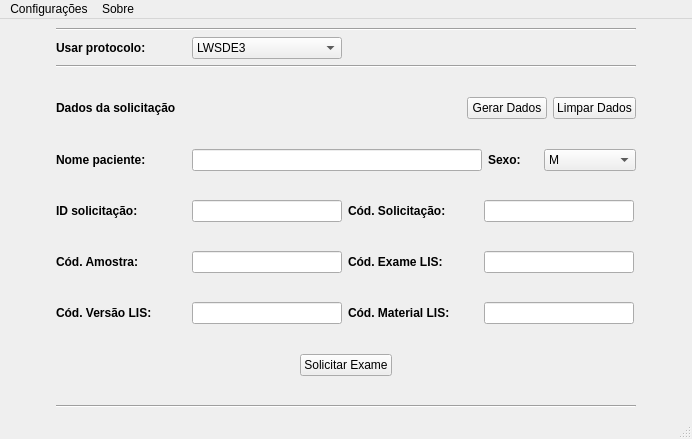
<?xml version="1.0" encoding="UTF-8"?>
<ui version="4.0">
 <class>MainWindow</class>
 <widget class="QMainWindow" name="MainWindow">
  <property name="windowModality">
   <enum>Qt::NonModal</enum>
  </property>
  <property name="enabled">
   <bool>true</bool>
  </property>
  <property name="geometry">
   <rect>
    <x>0</x>
    <y>0</y>
    <width>692</width>
    <height>439</height>
   </rect>
  </property>
  <property name="sizePolicy">
   <sizepolicy hsizetype="Fixed" vsizetype="Fixed">
    <horstretch>0</horstretch>
    <verstretch>0</verstretch>
   </sizepolicy>
  </property>
  <property name="maximumSize">
   <size>
    <width>800</width>
    <height>800</height>
   </size>
  </property>
  <property name="baseSize">
   <size>
    <width>0</width>
    <height>0</height>
   </size>
  </property>
  <property name="contextMenuPolicy">
   <enum>Qt::NoContextMenu</enum>
  </property>
  <property name="windowTitle">
   <string>SimuLIS</string>
  </property>
  <property name="windowIcon">
   <iconset resource="../resources.qrc">
    <normaloff>:/img/icon.png</normaloff>:/img/icon.png</iconset>
  </property>
  <property name="autoFillBackground">
   <bool>true</bool>
  </property>
  <property name="windowFilePath">
   <string/>
  </property>
  <property name="animated">
   <bool>true</bool>
  </property>
  <property name="unifiedTitleAndToolBarOnMac">
   <bool>false</bool>
  </property>
  <widget class="QWidget" name="centralwidget">
   <layout class="QGridLayout" name="gridLayout">
    <item row="0" column="0">
     <spacer name="horizontalSpacer_6">
      <property name="orientation">
       <enum>Qt::Horizontal</enum>
      </property>
      <property name="sizeHint" stdset="0">
       <size>
        <width>40</width>
        <height>20</height>
       </size>
      </property>
     </spacer>
    </item>
    <item row="0" column="1">
     <layout class="QVBoxLayout" name="verticalLayout">
      <item>
       <widget class="Line" name="line_2">
        <property name="orientation">
         <enum>Qt::Horizontal</enum>
        </property>
       </widget>
      </item>
      <item>
       <layout class="QHBoxLayout" name="horizontalLayout_7">
        <item>
         <widget class="QLabel" name="labelProtocolo">
          <property name="minimumSize">
           <size>
            <width>130</width>
            <height>0</height>
           </size>
          </property>
          <property name="maximumSize">
           <size>
            <width>130</width>
            <height>16777215</height>
           </size>
          </property>
          <property name="text">
           <string>&lt;html&gt;&lt;head/&gt;&lt;body&gt;&lt;p&gt;&lt;span style=&quot; font-weight:600;&quot;&gt;Usar protocolo:    &lt;/span&gt;&lt;/p&gt;&lt;/body&gt;&lt;/html&gt;</string>
          </property>
         </widget>
        </item>
        <item>
         <widget class="QComboBox" name="comboBoxProtocolo">
          <property name="minimumSize">
           <size>
            <width>150</width>
            <height>0</height>
           </size>
          </property>
          <property name="maximumSize">
           <size>
            <width>150</width>
            <height>16777215</height>
           </size>
          </property>
          <item>
           <property name="text">
            <string>LWSDE3</string>
           </property>
          </item>
          <item>
           <property name="text">
            <string>LWSDE2</string>
           </property>
          </item>
         </widget>
        </item>
        <item>
         <spacer name="horizontalSpacer_4">
          <property name="orientation">
           <enum>Qt::Horizontal</enum>
          </property>
          <property name="sizeHint" stdset="0">
           <size>
            <width>40</width>
            <height>20</height>
           </size>
          </property>
         </spacer>
        </item>
       </layout>
      </item>
      <item>
       <widget class="Line" name="line">
        <property name="orientation">
         <enum>Qt::Horizontal</enum>
        </property>
       </widget>
      </item>
      <item>
       <spacer name="verticalSpacer_4">
        <property name="orientation">
         <enum>Qt::Vertical</enum>
        </property>
        <property name="sizeHint" stdset="0">
         <size>
          <width>580</width>
          <height>13</height>
         </size>
        </property>
       </spacer>
      </item>
      <item>
       <layout class="QHBoxLayout" name="horizontalLayout_5">
        <item>
         <widget class="QLabel" name="labelData">
          <property name="text">
           <string>&lt;b&gt;Dados da solicitação&lt;/b&gt;</string>
          </property>
         </widget>
        </item>
        <item>
         <spacer name="horizontalSpacer_3">
          <property name="orientation">
           <enum>Qt::Horizontal</enum>
          </property>
          <property name="sizeHint" stdset="0">
           <size>
            <width>40</width>
            <height>20</height>
           </size>
          </property>
         </spacer>
        </item>
        <item>
         <widget class="QPushButton" name="pushButtonGenerator">
          <property name="text">
           <string>Gerar Dados</string>
          </property>
         </widget>
        </item>
        <item>
         <widget class="QPushButton" name="pushButtonClearData">
          <property name="text">
           <string>Limpar Dados</string>
          </property>
         </widget>
        </item>
       </layout>
      </item>
      <item>
       <spacer name="verticalSpacer_8">
        <property name="orientation">
         <enum>Qt::Vertical</enum>
        </property>
        <property name="sizeHint" stdset="0">
         <size>
          <width>580</width>
          <height>13</height>
         </size>
        </property>
       </spacer>
      </item>
      <item>
       <layout class="QHBoxLayout" name="horizontalLayout">
        <item>
         <widget class="QLabel" name="labelName">
          <property name="minimumSize">
           <size>
            <width>130</width>
            <height>0</height>
           </size>
          </property>
          <property name="maximumSize">
           <size>
            <width>130</width>
            <height>16777215</height>
           </size>
          </property>
          <property name="text">
           <string>&lt;html&gt;&lt;head/&gt;&lt;body&gt;&lt;p&gt;&lt;span style=&quot; font-weight:600;&quot;&gt;Nome paciente:&lt;/span&gt;&lt;/p&gt;&lt;/body&gt;&lt;/html&gt;</string>
          </property>
         </widget>
        </item>
        <item>
         <widget class="QLineEdit" name="lineEditName">
          <property name="minimumSize">
           <size>
            <width>290</width>
            <height>0</height>
           </size>
          </property>
          <property name="maximumSize">
           <size>
            <width>290</width>
            <height>16777215</height>
           </size>
          </property>
         </widget>
        </item>
        <item>
         <widget class="QLabel" name="labelSex">
          <property name="minimumSize">
           <size>
            <width>50</width>
            <height>0</height>
           </size>
          </property>
          <property name="maximumSize">
           <size>
            <width>50</width>
            <height>16777215</height>
           </size>
          </property>
          <property name="text">
           <string>&lt;html&gt;&lt;head/&gt;&lt;body&gt;&lt;p&gt;&lt;span style=&quot; font-weight:600;&quot;&gt;Sexo:&lt;/span&gt;&lt;/p&gt;&lt;/body&gt;&lt;/html&gt;</string>
          </property>
         </widget>
        </item>
        <item>
         <widget class="QComboBox" name="comboBoxSex">
          <property name="minimumSize">
           <size>
            <width>50</width>
            <height>0</height>
           </size>
          </property>
          <property name="maximumSize">
           <size>
            <width>100</width>
            <height>16777215</height>
           </size>
          </property>
          <item>
           <property name="text">
            <string>M</string>
           </property>
          </item>
          <item>
           <property name="text">
            <string>F</string>
           </property>
          </item>
         </widget>
        </item>
       </layout>
      </item>
      <item>
       <spacer name="verticalSpacer_5">
        <property name="orientation">
         <enum>Qt::Vertical</enum>
        </property>
        <property name="sizeHint" stdset="0">
         <size>
          <width>580</width>
          <height>13</height>
         </size>
        </property>
       </spacer>
      </item>
      <item>
       <layout class="QHBoxLayout" name="horizontalLayout_2">
        <item>
         <widget class="QLabel" name="labelId">
          <property name="minimumSize">
           <size>
            <width>130</width>
            <height>0</height>
           </size>
          </property>
          <property name="maximumSize">
           <size>
            <width>130</width>
            <height>16777215</height>
           </size>
          </property>
          <property name="sizeIncrement">
           <size>
            <width>0</width>
            <height>0</height>
           </size>
          </property>
          <property name="text">
           <string>&lt;html&gt;&lt;head/&gt;&lt;body&gt;&lt;p&gt;&lt;span style=&quot; font-weight:600;&quot;&gt;ID solicitação: &lt;/span&gt;&lt;/p&gt;&lt;/body&gt;&lt;/html&gt;</string>
          </property>
         </widget>
        </item>
        <item>
         <widget class="QLineEdit" name="lineEditId">
          <property name="minimumSize">
           <size>
            <width>150</width>
            <height>0</height>
           </size>
          </property>
          <property name="maximumSize">
           <size>
            <width>150</width>
            <height>16777215</height>
           </size>
          </property>
         </widget>
        </item>
        <item>
         <widget class="QLabel" name="labelCodSol">
          <property name="minimumSize">
           <size>
            <width>130</width>
            <height>0</height>
           </size>
          </property>
          <property name="maximumSize">
           <size>
            <width>130</width>
            <height>16777215</height>
           </size>
          </property>
          <property name="text">
           <string>&lt;b&gt;Cód. Solicitação:&lt;/b&gt;</string>
          </property>
         </widget>
        </item>
        <item>
         <widget class="QLineEdit" name="lineEditCodSol">
          <property name="minimumSize">
           <size>
            <width>150</width>
            <height>0</height>
           </size>
          </property>
          <property name="maximumSize">
           <size>
            <width>150</width>
            <height>16777215</height>
           </size>
          </property>
         </widget>
        </item>
       </layout>
      </item>
      <item>
       <spacer name="verticalSpacer_6">
        <property name="orientation">
         <enum>Qt::Vertical</enum>
        </property>
        <property name="sizeHint" stdset="0">
         <size>
          <width>580</width>
          <height>13</height>
         </size>
        </property>
       </spacer>
      </item>
      <item>
       <layout class="QHBoxLayout" name="horizontalLayout_3">
        <item>
         <widget class="QLabel" name="label_3">
          <property name="minimumSize">
           <size>
            <width>130</width>
            <height>0</height>
           </size>
          </property>
          <property name="maximumSize">
           <size>
            <width>130</width>
            <height>16777215</height>
           </size>
          </property>
          <property name="text">
           <string>&lt;b&gt;Cód. Amostra:&lt;/b&gt;</string>
          </property>
         </widget>
        </item>
        <item>
         <widget class="QLineEdit" name="lineEditCodAmo">
          <property name="minimumSize">
           <size>
            <width>150</width>
            <height>0</height>
           </size>
          </property>
          <property name="maximumSize">
           <size>
            <width>150</width>
            <height>16777215</height>
           </size>
          </property>
         </widget>
        </item>
        <item>
         <widget class="QLabel" name="labelCodExam">
          <property name="minimumSize">
           <size>
            <width>130</width>
            <height>0</height>
           </size>
          </property>
          <property name="maximumSize">
           <size>
            <width>130</width>
            <height>16777215</height>
           </size>
          </property>
          <property name="text">
           <string>&lt;html&gt;&lt;head/&gt;&lt;body&gt;&lt;p&gt;&lt;span style=&quot; font-weight:600;&quot;&gt;Cód. Exame LIS:&lt;/span&gt;&lt;/p&gt;&lt;/body&gt;&lt;/html&gt;</string>
          </property>
         </widget>
        </item>
        <item>
         <widget class="QLineEdit" name="lineEditCodExam">
          <property name="minimumSize">
           <size>
            <width>150</width>
            <height>0</height>
           </size>
          </property>
          <property name="maximumSize">
           <size>
            <width>150</width>
            <height>16777215</height>
           </size>
          </property>
         </widget>
        </item>
       </layout>
      </item>
      <item>
       <spacer name="verticalSpacer_7">
        <property name="orientation">
         <enum>Qt::Vertical</enum>
        </property>
        <property name="sizeHint" stdset="0">
         <size>
          <width>580</width>
          <height>13</height>
         </size>
        </property>
       </spacer>
      </item>
      <item>
       <layout class="QHBoxLayout" name="horizontalLayout_4">
        <item>
         <widget class="QLabel" name="label">
          <property name="minimumSize">
           <size>
            <width>130</width>
            <height>0</height>
           </size>
          </property>
          <property name="maximumSize">
           <size>
            <width>130</width>
            <height>16777215</height>
           </size>
          </property>
          <property name="text">
           <string>&lt;b&gt;Cód. Versão LIS:&lt;/b&gt;</string>
          </property>
         </widget>
        </item>
        <item>
         <widget class="QLineEdit" name="lineEditCodVer">
          <property name="minimumSize">
           <size>
            <width>150</width>
            <height>0</height>
           </size>
          </property>
          <property name="maximumSize">
           <size>
            <width>150</width>
            <height>16777215</height>
           </size>
          </property>
         </widget>
        </item>
        <item>
         <widget class="QLabel" name="label_2">
          <property name="minimumSize">
           <size>
            <width>130</width>
            <height>0</height>
           </size>
          </property>
          <property name="maximumSize">
           <size>
            <width>130</width>
            <height>16777215</height>
           </size>
          </property>
          <property name="text">
           <string>&lt;b&gt;Cód. Material LIS:&lt;/b&gt;</string>
          </property>
         </widget>
        </item>
        <item>
         <widget class="QLineEdit" name="lineEditCodMat">
          <property name="minimumSize">
           <size>
            <width>150</width>
            <height>0</height>
           </size>
          </property>
          <property name="maximumSize">
           <size>
            <width>150</width>
            <height>16777215</height>
           </size>
          </property>
         </widget>
        </item>
       </layout>
      </item>
      <item>
       <spacer name="verticalSpacer">
        <property name="orientation">
         <enum>Qt::Vertical</enum>
        </property>
        <property name="sizeHint" stdset="0">
         <size>
          <width>580</width>
          <height>13</height>
         </size>
        </property>
       </spacer>
      </item>
      <item>
       <layout class="QHBoxLayout" name="horizontalLayout_6">
        <item>
         <spacer name="horizontalSpacer_2">
          <property name="orientation">
           <enum>Qt::Horizontal</enum>
          </property>
          <property name="sizeHint" stdset="0">
           <size>
            <width>40</width>
            <height>20</height>
           </size>
          </property>
         </spacer>
        </item>
        <item>
         <widget class="QPushButton" name="pushButtonSend">
          <property name="text">
           <string>Solicitar Exame</string>
          </property>
         </widget>
        </item>
        <item>
         <spacer name="horizontalSpacer">
          <property name="orientation">
           <enum>Qt::Horizontal</enum>
          </property>
          <property name="sizeHint" stdset="0">
           <size>
            <width>40</width>
            <height>20</height>
           </size>
          </property>
         </spacer>
        </item>
       </layout>
      </item>
      <item>
       <spacer name="verticalSpacer_3">
        <property name="orientation">
         <enum>Qt::Vertical</enum>
        </property>
        <property name="sizeHint" stdset="0">
         <size>
          <width>580</width>
          <height>13</height>
         </size>
        </property>
       </spacer>
      </item>
      <item>
       <widget class="Line" name="line_3">
        <property name="orientation">
         <enum>Qt::Horizontal</enum>
        </property>
       </widget>
      </item>
     </layout>
    </item>
    <item row="0" column="2">
     <spacer name="horizontalSpacer_7">
      <property name="orientation">
       <enum>Qt::Horizontal</enum>
      </property>
      <property name="sizeHint" stdset="0">
       <size>
        <width>40</width>
        <height>20</height>
       </size>
      </property>
     </spacer>
    </item>
   </layout>
  </widget>
  <widget class="QMenuBar" name="menubar">
   <property name="geometry">
    <rect>
     <x>0</x>
     <y>0</y>
     <width>692</width>
     <height>21</height>
    </rect>
   </property>
   <widget class="QMenu" name="menuConfigura_es">
    <property name="title">
     <string>Configurações</string>
    </property>
    <addaction name="actionBanco_de_Dados"/>
   </widget>
   <widget class="QMenu" name="menuSobre">
    <property name="title">
     <string>Sobre</string>
    </property>
    <addaction name="actionSobre"/>
   </widget>
   <addaction name="menuConfigura_es"/>
   <addaction name="menuSobre"/>
  </widget>
  <widget class="QStatusBar" name="statusbar"/>
  <action name="actionBanco_de_Dados">
   <property name="text">
    <string>Banco de Dados</string>
   </property>
  </action>
  <action name="actionSobre">
   <property name="text">
    <string>Sobre</string>
   </property>
  </action>
 </widget>
 <resources>
  <include location="../resources.qrc"/>
 </resources>
 <connections/>
</ui>
